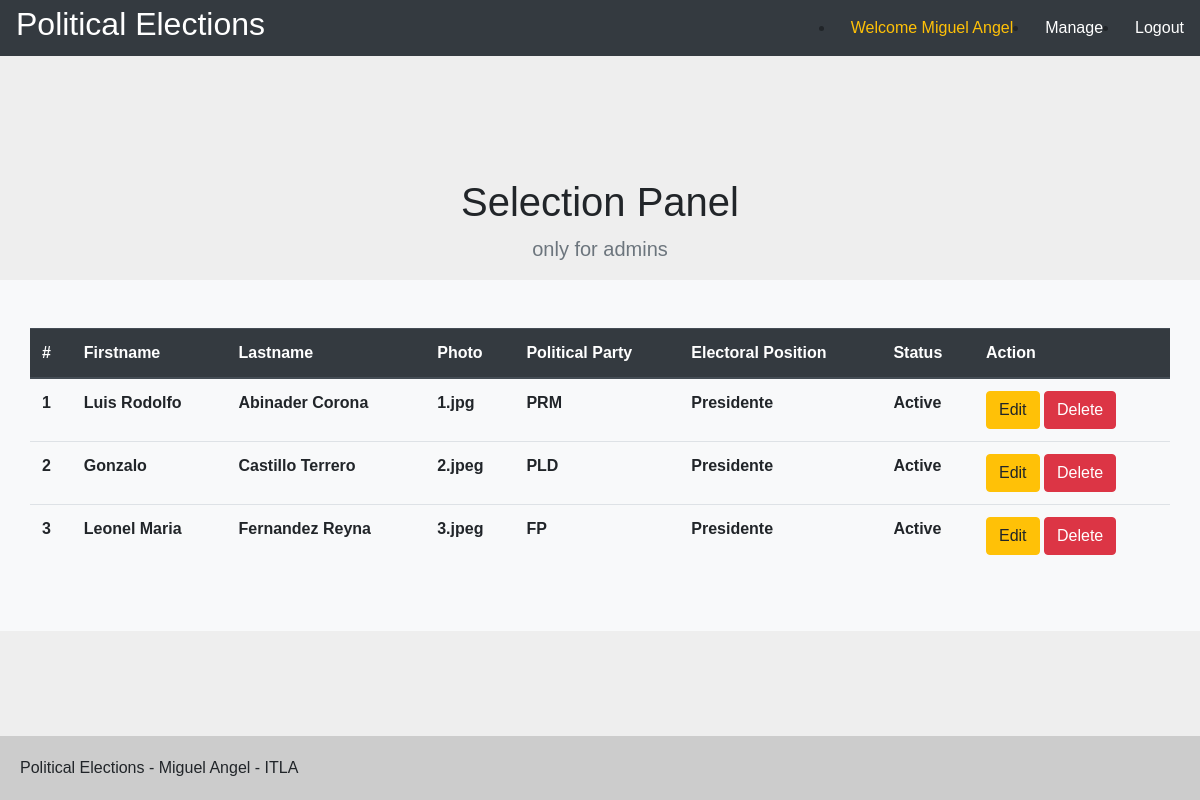
The page /candidates (signed in) on the database its author committed.
### tables this page shows
CREATE TABLE `candidate` (
  `id` INT NOT NULL AUTO_INCREMENT,
  `firstname` VARCHAR(200),
  `lastname` VARCHAR(200),
  `photo` VARCHAR(200),
  `status` BOOLEAN,
  `politicalParty` INT,
  `electoralPosition` INT,
  PRIMARY KEY (`id`)
);

CREATE TABLE `politicalParty` (
  `id` INT NOT NULL AUTO_INCREMENT,
  `name` VARCHAR(200),
  `description` VARCHAR(200),
  `logo` VARCHAR(200),
  `status` Boolean,
  PRIMARY KEY (`id`)
);

CREATE TABLE `electoralPosition` (
  `id` INT NOT NULL AUTO_INCREMENT,
  `name` VARCHAR(200),
  `description` VARCHAR(200),
  `photo` VARCHAR(200),
  `status` BOOLEAN,
  PRIMARY KEY (`id`)
);

### libs/database.php (called while the page is built, shortened)
<?php
class Database
{
    function __construct()
    {
        $this->host = constant('HOST');
        $this->db = constant('DB');
        $this->user = constant('USER');
        $this->password = constant('PASSWORD');
        $this->conn = new mysqli($this->host,$this->user,$this->password,$this->db);
    }
}

### libs/auth.php (called while the page is built, shortened)
<?php
class Auth
{
    function checkAuthentication($target = 'user')
    {
        if (isset($_SESSION[$target])) {
            if ($_SESSION[$target] == null) {
                $_SESSION['messageAuth'] = "You must Login/Set credentials first";
                return false;
            } else {
                return true;
            }
        } else {
            $_SESSION['messageAuth'] = "You must Login/Set credentials first";
            return false;
        }
    }
    function retrieve($target = 'user')
    {
        if ($this->checkAuthentication($target)) {
            return json_decode($_SESSION[$target]);
        }
    }
}

### libs/view.php (called while the page is built, shortened)
<?php
class View{
    function render($name){
        require 'views/' . $name . '.php';
    }
}
?>

### index.php (called while the page is built, shortened)
<?php
require_once 'libs/database.php';
require_once 'libs/repository.php';
require_once 'libs/auth.php';
require_once 'libs/view.php';
require_once 'libs/app.php';
$app = new App();
?>

### libs/repository.php (called while the page is built, shortened)
<?php
class Repository implements IRepository
{
    public $db;
    public $table;
    function __construct($table)
    {
        $this->db = new Database();
        $this->table = $table;
    }
    function GetList()
    {
        $list = array();
        $stmt = $this->db->conn->prepare("SELECT * FROM " . $this->table);
        $stmt->execute();
        $rs = $stmt->get_result();
        if ($rs->num_rows === 0) {
            return $list;
        } else {
            while ($row = $rs->fetch_assoc()) {
                $entity = new $this->table;
                $entity->set($row);
                array_push($list, $entity);
            }
        }
        return $list;
    }
    function GetById($id)
    {
        $entity = new $this->table;
        $stmt = $this->db->conn->prepare("SELECT * FROM " . $this->table . " WHERE id = ?");
        $stmt->bind_param("i", $id);
        $stmt->execute();
        $rs = $stmt->get_result();
        if ($rs->num_rows === 0) {
            return null;
        } else {
            while ($row = $rs->fetch_assoc()) {
                $entity = new $this->table;
                $entity->set($row);
            }
        }
        return $entity;
    }
}

### views/manage/candidates.php (the view, shortened to what this page needs)
<!DOCTYPE html>
<html lang="en">
<head>
    <link rel="stylesheet" href="<?php echo constant('URL'); ?>public/css/bootstrap.min.css" type="text/css">
    <link rel="stylesheet" href="<?php echo constant('URL'); ?>public/css/default.css" type="text/css">
</head>
<body>
    <?php require 'views/layouts/header.php' ?>
    <main role="main">
        <section class="text-center my-3">
            <div class="container">
                <h1 class="jumbotron-heading">Selection Panel</h1>
                <p class="lead text-muted">only for admins</p>
            </div>
        </section>
        <div class="album py-5 bg-light">
            <div class="container">
                <div class="row">
                 <table class="table">
                    <thead class="thead-dark">
                        <tr>
                            <th scope="col">#</th>
                            <th scope="col">Firstname</th>
                            <th scope="col">Lastname</th>
                            <th scope="col">Photo</th>
                            <th scope="col">Political Party</th>
                            <th scope="col">Electoral Position</th>
                            <th scope="col">Status</th>
                            <th scope="col">Action</th>
                        </tr>
                    </thead>
                    <tbody>
                        <?php foreach ($this->list as $entity) : ?>
                            <tr>
                                <th scope="row"><?php echo $entity->id; ?></th>
                                <th><?php echo $entity->firstname; ?></th>
                                <th><?php echo $entity->lastname ?></th>
                                <th><?php echo $entity->photo ?></th>
                                <th><?php echo $this->politicalRepo->GetById($entity->politicalParty)->name; ?></th>
                                <th><?php echo $this->electoralPositionRepo->GetById($entity->electoralPosition)->name; ?></th>
                                <?php if ($entity->status) : ?>
                                    <th>Active</th>
                                <?php else : ?>
                                    <th>Inactive</th>
                                <?php endif; ?>
                                <th>
                                    <a href="Estudiantes/edit.php?id=<?php echo $entity->id; ?>" class="btn btn-warning">Edit</a>
                                    <a href="Estudiantes/delete.php?id=<?php echo $entity->id; ?>" class="btn btn-danger">Delete</a>
                                </th>
                            </tr>
                        <?php endforeach; ?>
                    </tbody>
                </table>
                </div>
            </div>
        </div>
    </main>
    <?php require 'views/layouts/footer.php' ?>
</body>
</html>

### libs/app.php (shortened to what this page needs)
<?php
class App
{
    function __construct()
    {
        $url = isset($_GET['url']) ? $_GET['url'] : null;
        $url = rtrim($url,'/');
        $url = explode('/',$url);
        $fileController = 'controllers/' . $url[0] . '.php';
        if(file_exists($fileController)){
            $controller = new $url[0];
            $controller->loadModel($url[0]);
            if(isset($url[1])){
                $controller->{$url[1]}();
            }else{
                $controller->render();
            }
        }else{
            $controller = new ErrorHandler();
        }
    }
}
?>

### controllers/candidates.php (shortened to what this page needs)
<?php
class Candidates extends Controller
{
    private $auth;
    private $repo;
    function __construct()
    {
        $this->auth = new Auth();
        $this->repo = new CandidateRepository();
        $this->view->list = array();
        $this->view->politicalRepo = new PoliticalPartyRepository();
        $this->view->electoralPositionRepo = new ElectoralPositionRepository();
    }
    function render()
    {
        if ($this->auth->checkAuthentication()) {
            $this->view->list = $this->repo->GetList();
            $this->view->render('manage/candidates');
        }
    }
}

### views/layouts/header.php (shortened to what this page needs)
<?php
$auth = new Auth();
?>
<div class="bg-dark d-flex justify-content-between">
    <div class="d-flex align-items-center">
        <h2 class="ml-3 text-white">Political Elections</h2>
    </div>
    <div>
        <ul class="d-flex justify-content-end align-items-center mb-0">
            <?php if ($auth->checkAuthentication() ): ?>
                <li class="p-3"><a class="text-white" href="#">
                        <span class="text-warning">
                            Welcome <?php echo $auth->retrieve()->firstname ?>
                        </span>
                    </a></li>
                <li class="p-3"><a class="text-white" href="<?php echo constant('URL'); ?>selection">Manage</a></li>
                <li class="p-3"><a class="text-white" href="<?php echo constant('URL'); ?>logout">Logout</a></li>
            <?php else: ?>
                <li class="p-3"><a class="text-white" href="<?php echo constant('URL'); ?>">Home</a></li>
                <li class="p-3"><a class="text-white" href="<?php echo constant('URL'); ?>login">Admin Login</a></li>
            <?php endif; ?>
        </ul>
    </div>
</div>

### views/layouts/footer.php (shortened to what this page needs)
<div id="footer">
Political Elections - Miguel Angel - ITLA
</div>

### public/css/default.css (style rules this page uses)
* { padding: 0; margin: 0; }
body { font-family: Arial, Helvetica, sans-serif; background-color: #eee; display: flex; flex-direction: column; justify-content: space-between; min-height: 100vh; }
#footer { background: #ccc; padding: 20px; }

### rows shown on the page
candidate: id "1", firstname "Luis Rodolfo", lastname "Abinader Corona", photo "1.jpg", politicalParty.name "PRM", electoralPosition.name "Presidente", status "Active"
candidate: id "2", firstname "Gonzalo", lastname "Castillo Terrero", photo "2.jpeg", politicalParty.name "PLD", name "Presidente", status "Active"
candidate: id "3", firstname "Leonel Maria", lastname "Fernandez Reyna", photo "3.jpeg", politicalParty.name "FP", name "Presidente", status "Active"

### other values the page prints
$auth->retrieve()->firstname "Miguel Angel"
